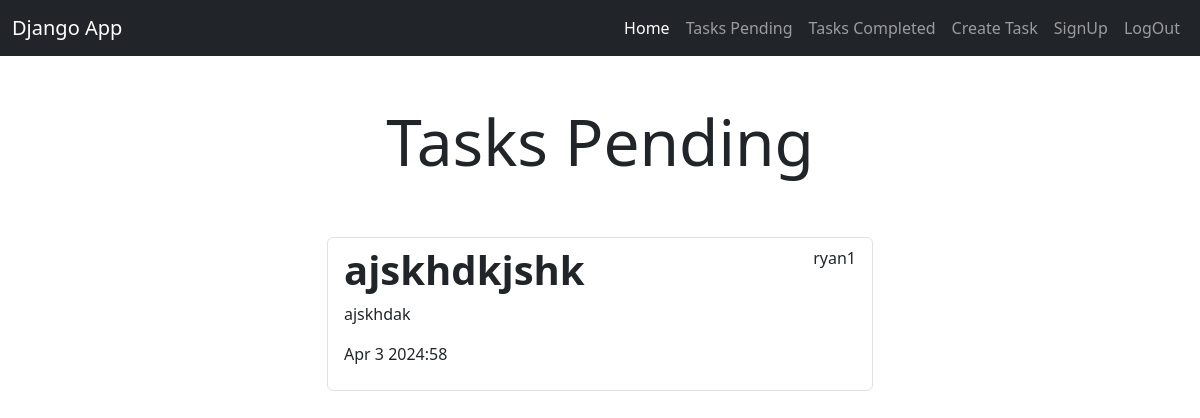
/tasks_completed/ (signed in), run on an earlier commit of the app's database.
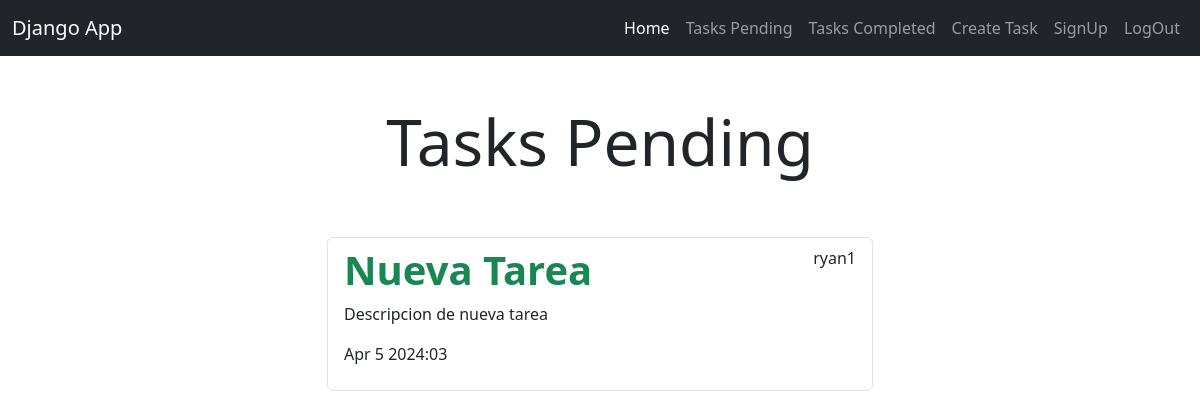
And on a later commit of the database.
### tasks/models.py (models this page shows, shortened)
class Task(models.Model):
    title = models.CharField(max_length=100)
    description = models.TextField(blank=True)
    created = models.DateField(auto_now_add=True)
    datecompleted = models.DateTimeField(null=True, blank=True)
    important = models.BooleanField(default=False)
    user = models.ForeignKey(User, on_delete=models.CASCADE)

### tasks/views.py (the view)
# urls.py: path('tasks_completed/', views.tasks_completed, name='tasks_completed'),
@login_required
def tasks_completed(request):
    tasks = Task.objects.filter(user=request.user, datecompleted__isnull=False).order_by('-datecompleted')
    return render(request, 'tasks.html', {
        'tasks': tasks
    })

### tasks/templates/tasks.html
{% extends 'base.html' %}
{% block content %}
<main class="container">
    <div class="row">
        <div class="col-md-6 offset-md-3">
            <h1 class="text-center display-3 py-5">Tasks Pending</h1>
            <ul class="list-group">
                {% for task in tasks %}
                <a class="list-group-item" href="{% url 'task_detail' task.id %}">
                    <header class="d-flex justify-content-between">
                        {% if task.important %}
                        <h1 class="fw-bold text-success"><strong>{{task.title}}</strong></h1>
                        <p>{{task.user.username}}</p>
                        {% else %}
                        <h1 class="fw-bold">{{task.title}}</h1>
                        <p>{{task.user.username}}</p>
                        {% endif %}
                    </header>
                    <p>{{task.description}}</p>
                    <p>{{task.datecompleted|date:'M j Y:i'}}</p>
                </a>
                {% endfor %}
            </ul>
        </div>
    </div>
</main>
{% endblock %}

### tasks/templates/base.html (shortened to what this page needs)
<!DOCTYPE html>
<html lang="en">
<head>
    <link rel="stylesheet" href="https://cdn.jsdelivr.net/npm/bootstrap@5.3.3/dist/css/bootstrap.min.css">
</head>
<body>
    <nav class="navbar navbar-expand-lg bg-dark navbar-dark">
        <div class="container-fluid">
            <a class="navbar-brand" href="/">Django App</a>
            <div class="collapse navbar-collapse" id="navbarNav">
                <ul class="navbar-nav ms-auto">
                    <li class="nav-item">
                        <a href="/" class="nav-link active" aria-current="page">Home</a>
                    </li>
                    {% if user.is_authenticated %}
                    <li class="nav-item">
                        <a href="{% url 'tasks' %}" class="nav-link">Tasks Pending</a>
                    </li>
                    <li class="nav-item">
                        <a href="{% url 'tasks_completed' %}" class="nav-link">Tasks Completed</a>
                    </li>
                    <li class="nav-item">
                        <a href="/tasks/create/" class="nav-link">Create Task</a>
                    </li>
                    {% endif %}
                    <li class="nav-item">
                        <a href="/signup" class="nav-link">SignUp</a>
                    </li>
                    {% if user.is_authenticated %}
                    <li class="nav-item">
                        <a href="/logout" class="nav-link">LogOut</a>
                    </li>
                    {% else %}
                    <li class="nav-item">
                        <a href="/signin" class="nav-link">SignIn</a>
                    </li>
                    {% endif %}
                </ul>
            </div>
        </div>
    </nav>
    {% block content %}
    {% endblock %}
</body>
</html>

What changed in the data, as far as the page shows it:
removed Task: title "ajskhdkjshk", user.username "ryan1", description "ajskhdak", datecompleted "Apr 3 2024:58"
added Task: title "Nueva Tarea", user.username "ryan1", description "Descripcion de nueva tarea", datecompleted "Apr 5 2024:03"
